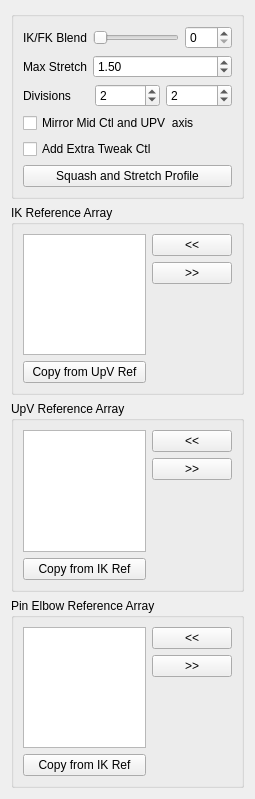
<?xml version="1.0" encoding="UTF-8"?>
<ui version="4.0">
 <class>Form</class>
 <widget class="QWidget" name="Form">
  <property name="geometry">
   <rect>
    <x>0</x>
    <y>0</y>
    <width>255</width>
    <height>799</height>
   </rect>
  </property>
  <property name="windowTitle">
   <string>Form</string>
  </property>
  <layout class="QGridLayout" name="gridLayout">
   <item row="0" column="0">
    <widget class="QGroupBox" name="groupBox">
     <property name="title">
      <string/>
     </property>
     <layout class="QGridLayout" name="gridLayout_2">
      <item row="0" column="0">
       <layout class="QVBoxLayout" name="verticalLayout">
        <item>
         <layout class="QFormLayout" name="formLayout">
          <property name="fieldGrowthPolicy">
           <enum>QFormLayout::AllNonFixedFieldsGrow</enum>
          </property>
          <item row="0" column="0">
           <widget class="QLabel" name="ikfk_label">
            <property name="text">
             <string>IK/FK Blend</string>
            </property>
           </widget>
          </item>
          <item row="0" column="1">
           <layout class="QHBoxLayout" name="horizontalLayout_3">
            <item>
             <widget class="QSlider" name="ikfk_slider">
              <property name="minimumSize">
               <size>
                <width>0</width>
                <height>15</height>
               </size>
              </property>
              <property name="maximum">
               <number>100</number>
              </property>
              <property name="orientation">
               <enum>Qt::Horizontal</enum>
              </property>
             </widget>
            </item>
            <item>
             <widget class="QSpinBox" name="ikfk_spinBox">
              <property name="maximum">
               <number>100</number>
              </property>
             </widget>
            </item>
           </layout>
          </item>
          <item row="1" column="0">
           <widget class="QLabel" name="maxStretch_label">
            <property name="sizePolicy">
             <sizepolicy hsizetype="MinimumExpanding" vsizetype="MinimumExpanding">
              <horstretch>0</horstretch>
              <verstretch>0</verstretch>
             </sizepolicy>
            </property>
            <property name="text">
             <string>Max Stretch</string>
            </property>
           </widget>
          </item>
          <item row="1" column="1">
           <widget class="QDoubleSpinBox" name="maxStretch_spinBox">
            <property name="sizePolicy">
             <sizepolicy hsizetype="MinimumExpanding" vsizetype="Fixed">
              <horstretch>0</horstretch>
              <verstretch>0</verstretch>
             </sizepolicy>
            </property>
            <property name="minimum">
             <double>1.000000000000000</double>
            </property>
            <property name="value">
             <double>1.500000000000000</double>
            </property>
           </widget>
          </item>
         </layout>
        </item>
        <item>
         <layout class="QHBoxLayout" name="horizontalLayout">
          <item>
           <widget class="QLabel" name="divisions_label">
            <property name="text">
             <string>Divisions</string>
            </property>
           </widget>
          </item>
          <item>
           <widget class="QSpinBox" name="div0_spinBox">
            <property name="minimum">
             <number>0</number>
            </property>
            <property name="value">
             <number>2</number>
            </property>
           </widget>
          </item>
          <item>
           <widget class="QSpinBox" name="div1_spinBox">
            <property name="minimum">
             <number>0</number>
            </property>
            <property name="value">
             <number>2</number>
            </property>
           </widget>
          </item>
         </layout>
        </item>
        <item>
         <widget class="QCheckBox" name="mirrorMid_checkBox">
          <property name="toolTip">
           <string extracomment="This option set the axis of the mid CTL (elbow) and the up vector control to move in a mirror behaviour ">This option set the axis of the mid CTL (elbow) and the up vector control to move in a mirror behaviour </string>
          </property>
          <property name="statusTip">
           <string extracomment="This option set the axis of the mid CTL (elbow) and the up vector control to move in a mirror behaviour ">This option set the axis of the mid CTL (elbow) and the up vector control to move in a mirror behaviour </string>
          </property>
          <property name="whatsThis">
           <string>This option set the axis of the mid CTL (elbow) and the up vector control to move in a mirror behaviour </string>
          </property>
          <property name="text">
           <string>Mirror Mid Ctl and UPV  axis</string>
          </property>
         </widget>
        </item>
        <item>
         <widget class="QCheckBox" name="extraTweak_checkBox">
          <property name="toolTip">
           <string extracomment="This option set the axis of the mid CTL (elbow) and the up vector control to move in a mirror behaviour ">This option set the axis of the mid CTL (elbow) and the up vector control to move in a mirror behaviour </string>
          </property>
          <property name="statusTip">
           <string extracomment="This option set the axis of the mid CTL (elbow) and the up vector control to move in a mirror behaviour ">This option set the axis of the mid CTL (elbow) and the up vector control to move in a mirror behaviour </string>
          </property>
          <property name="whatsThis">
           <string>This option set the axis of the mid CTL (elbow) and the up vector control to move in a mirror behaviour </string>
          </property>
          <property name="text">
           <string>Add Extra Tweak Ctl</string>
          </property>
         </widget>
        </item>
        <item>
         <layout class="QHBoxLayout" name="horizontalLayout_2">
          <item>
           <widget class="QPushButton" name="squashStretchProfile_pushButton">
            <property name="text">
             <string>Squash and Stretch Profile</string>
            </property>
           </widget>
          </item>
         </layout>
        </item>
       </layout>
      </item>
     </layout>
    </widget>
   </item>
   <item row="1" column="0">
    <widget class="QGroupBox" name="ikRefArray_groupBox">
     <property name="title">
      <string>IK Reference Array</string>
     </property>
     <layout class="QGridLayout" name="gridLayout_3">
      <item row="0" column="0">
       <layout class="QHBoxLayout" name="ikRefArray_horizontalLayout">
        <item>
         <layout class="QVBoxLayout" name="ikRefArray_verticalLayout_1">
          <item>
           <widget class="QListWidget" name="ikRefArray_listWidget">
            <property name="dragDropOverwriteMode">
             <bool>true</bool>
            </property>
            <property name="dragDropMode">
             <enum>QAbstractItemView::InternalMove</enum>
            </property>
            <property name="defaultDropAction">
             <enum>Qt::MoveAction</enum>
            </property>
            <property name="alternatingRowColors">
             <bool>true</bool>
            </property>
            <property name="selectionMode">
             <enum>QAbstractItemView::ExtendedSelection</enum>
            </property>
            <property name="selectionRectVisible">
             <bool>false</bool>
            </property>
           </widget>
          </item>
          <item>
           <widget class="QPushButton" name="ikRefArray_copyRef_pushButton">
            <property name="text">
             <string>Copy from UpV Ref</string>
            </property>
           </widget>
          </item>
         </layout>
        </item>
        <item>
         <layout class="QVBoxLayout" name="ikRefArray_verticalLayout_2">
          <item>
           <widget class="QPushButton" name="ikRefArrayAdd_pushButton">
            <property name="text">
             <string>&lt;&lt;</string>
            </property>
           </widget>
          </item>
          <item>
           <widget class="QPushButton" name="ikRefArrayRemove_pushButton">
            <property name="text">
             <string>&gt;&gt;</string>
            </property>
           </widget>
          </item>
          <item>
           <spacer name="ikRefArray_verticalSpacer">
            <property name="orientation">
             <enum>Qt::Vertical</enum>
            </property>
            <property name="sizeHint" stdset="0">
             <size>
              <width>20</width>
              <height>40</height>
             </size>
            </property>
           </spacer>
          </item>
         </layout>
        </item>
       </layout>
      </item>
     </layout>
    </widget>
   </item>
   <item row="2" column="0">
    <widget class="QGroupBox" name="upvRefArray_groupBox">
     <property name="title">
      <string>UpV Reference Array</string>
     </property>
     <layout class="QGridLayout" name="gridLayout_5">
      <item row="0" column="0">
       <layout class="QHBoxLayout" name="upvRefArray_horizontalLayout">
        <item>
         <layout class="QVBoxLayout" name="upvRefArray_verticalLayout_1">
          <item>
           <widget class="QListWidget" name="upvRefArray_listWidget">
            <property name="dragDropOverwriteMode">
             <bool>true</bool>
            </property>
            <property name="dragDropMode">
             <enum>QAbstractItemView::InternalMove</enum>
            </property>
            <property name="defaultDropAction">
             <enum>Qt::MoveAction</enum>
            </property>
            <property name="alternatingRowColors">
             <bool>true</bool>
            </property>
            <property name="selectionMode">
             <enum>QAbstractItemView::ExtendedSelection</enum>
            </property>
            <property name="selectionRectVisible">
             <bool>false</bool>
            </property>
           </widget>
          </item>
          <item>
           <widget class="QPushButton" name="upvRefArray_copyRef_pushButton">
            <property name="text">
             <string>Copy from IK Ref</string>
            </property>
           </widget>
          </item>
         </layout>
        </item>
        <item>
         <layout class="QVBoxLayout" name="upvRefArray_verticalLayout_2">
          <item>
           <widget class="QPushButton" name="upvRefArrayAdd_pushButton">
            <property name="text">
             <string>&lt;&lt;</string>
            </property>
           </widget>
          </item>
          <item>
           <widget class="QPushButton" name="upvRefArrayRemove_pushButton">
            <property name="text">
             <string>&gt;&gt;</string>
            </property>
           </widget>
          </item>
          <item>
           <spacer name="upvRefArray_verticalSpacer">
            <property name="orientation">
             <enum>Qt::Vertical</enum>
            </property>
            <property name="sizeHint" stdset="0">
             <size>
              <width>20</width>
              <height>40</height>
             </size>
            </property>
           </spacer>
          </item>
         </layout>
        </item>
       </layout>
      </item>
     </layout>
    </widget>
   </item>
   <item row="3" column="0">
    <widget class="QGroupBox" name="pinRefArray_groupBox">
     <property name="title">
      <string>Pin Elbow Reference Array</string>
     </property>
     <layout class="QGridLayout" name="gridLayout_4">
      <item row="0" column="0">
       <layout class="QHBoxLayout" name="pinRefArray_horizontalLayout">
        <item>
         <layout class="QVBoxLayout" name="pinRefArray_verticalLayout">
          <item>
           <widget class="QListWidget" name="pinRefArray_listWidget">
            <property name="dragDropOverwriteMode">
             <bool>true</bool>
            </property>
            <property name="dragDropMode">
             <enum>QAbstractItemView::InternalMove</enum>
            </property>
            <property name="defaultDropAction">
             <enum>Qt::MoveAction</enum>
            </property>
            <property name="alternatingRowColors">
             <bool>true</bool>
            </property>
            <property name="selectionMode">
             <enum>QAbstractItemView::ExtendedSelection</enum>
            </property>
            <property name="selectionRectVisible">
             <bool>false</bool>
            </property>
           </widget>
          </item>
          <item>
           <widget class="QPushButton" name="pinRefArray_copyRef_pushButton">
            <property name="text">
             <string>Copy from IK Ref</string>
            </property>
           </widget>
          </item>
         </layout>
        </item>
        <item>
         <layout class="QVBoxLayout" name="pinRefArray_verticalLayout_2">
          <item>
           <widget class="QPushButton" name="pinRefArrayAdd_pushButton">
            <property name="text">
             <string>&lt;&lt;</string>
            </property>
           </widget>
          </item>
          <item>
           <widget class="QPushButton" name="pinRefArrayRemove_pushButton">
            <property name="text">
             <string>&gt;&gt;</string>
            </property>
           </widget>
          </item>
          <item>
           <spacer name="pinRefArray_verticalSpacer">
            <property name="orientation">
             <enum>Qt::Vertical</enum>
            </property>
            <property name="sizeHint" stdset="0">
             <size>
              <width>20</width>
              <height>40</height>
             </size>
            </property>
           </spacer>
          </item>
         </layout>
        </item>
       </layout>
      </item>
     </layout>
    </widget>
   </item>
  </layout>
 </widget>
 <resources/>
 <connections>
  <connection>
   <sender>ikfk_slider</sender>
   <signal>sliderMoved(int)</signal>
   <receiver>ikfk_spinBox</receiver>
   <slot>setValue(int)</slot>
   <hints>
    <hint type="sourcelabel">
     <x>144</x>
     <y>47</y>
    </hint>
    <hint type="destinationlabel">
     <x>220</x>
     <y>45</y>
    </hint>
   </hints>
  </connection>
  <connection>
   <sender>ikfk_spinBox</sender>
   <signal>valueChanged(int)</signal>
   <receiver>ikfk_slider</receiver>
   <slot>setValue(int)</slot>
   <hints>
    <hint type="sourcelabel">
     <x>222</x>
     <y>37</y>
    </hint>
    <hint type="destinationlabel">
     <x>182</x>
     <y>37</y>
    </hint>
   </hints>
  </connection>
 </connections>
</ui>
